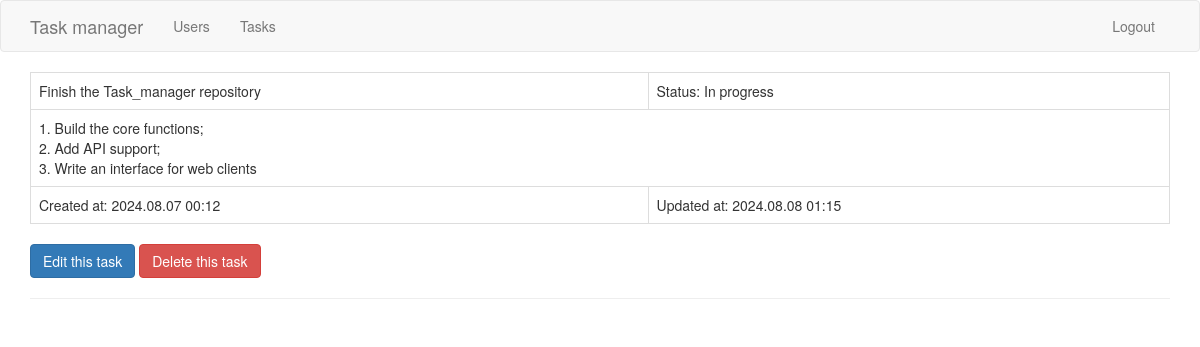
The page /task/3 (signed in) on the database as committed earlier.
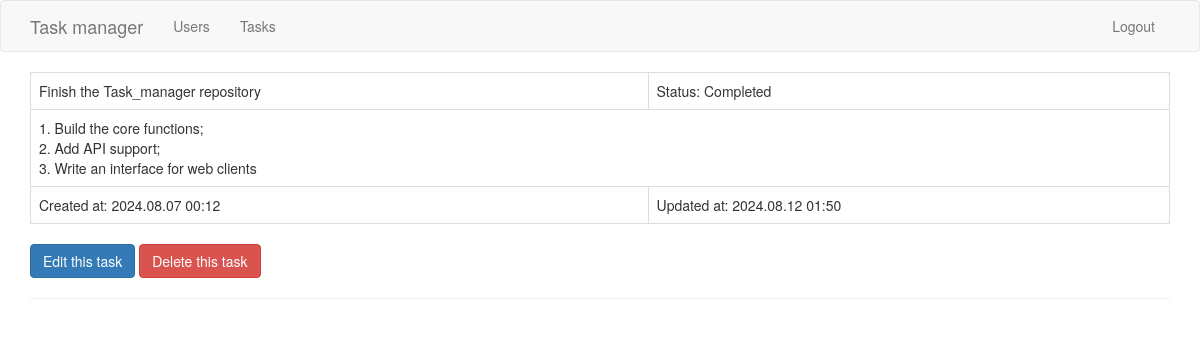
The same page on the database as committed later.
### app/models.py (models this page shows, shortened)
class Task(db.Model):
	id = db.Column(db.Integer, primary_key=True)
	title = db.Column(db.String(140))
	description = db.Column(db.String(2000))
	created_at = db.Column(db.DateTime, index=True, default=datetime.utcnow)
	updated_at = db.Column(db.DateTime, index=True, default=datetime.utcnow)
	status = db.Column(db.String(11), index=True, default='Created')
	executor_id = db.Column(db.Integer, db.ForeignKey('user.id'))

### app/routes.py (the view)
@app.route('/task/<task_id>')
@login_required
def task(task_id):
	task = Task.query.filter_by(id=task_id).first_or_404()
	return render_template('task.html', task=task)

### app/models.py (called while the page is built)
@login.user_loader
def load_user(id):
	return User.query.get(int(id))

### app/templates/task.html
{% extends "base.html" %}
{% block content %}
	<table class="table table-bordered">
		<tr>
			<td>{{ task.title }}</td>
			<td>Status: {{ task.status }}</td>
		</tr>
		<tr><td colspan="2" style="white-space: pre-wrap;">{{ task.description }}</td></tr>
		<tr>
			<td>Created at: {{ task.created_at.strftime("%Y.%m.%d %H:%M") }}</td>
			<td>Updated at: {{ task.updated_at.strftime("%Y.%m.%d %H:%M") }}</td>
		</tr>
	</table>
	<a href="{{ url_for('edit_task', task_id=task.id ) }}" class='btn btn-primary mb-3'>
		Edit this task
	</a>
	<a href="{{ url_for('delete_task', task_id=task.id ) }}" class='btn btn-danger mb-3'>
		Delete this task
	</a>
	<hr>
{% endblock %}

Rows that differ between the two databases and show on the page:
changed Task "Finish the Task_manager repository": status "In progress" → "Completed"; updated_at "2024.08.08 01:15" → "2024.08.12 01:50"
